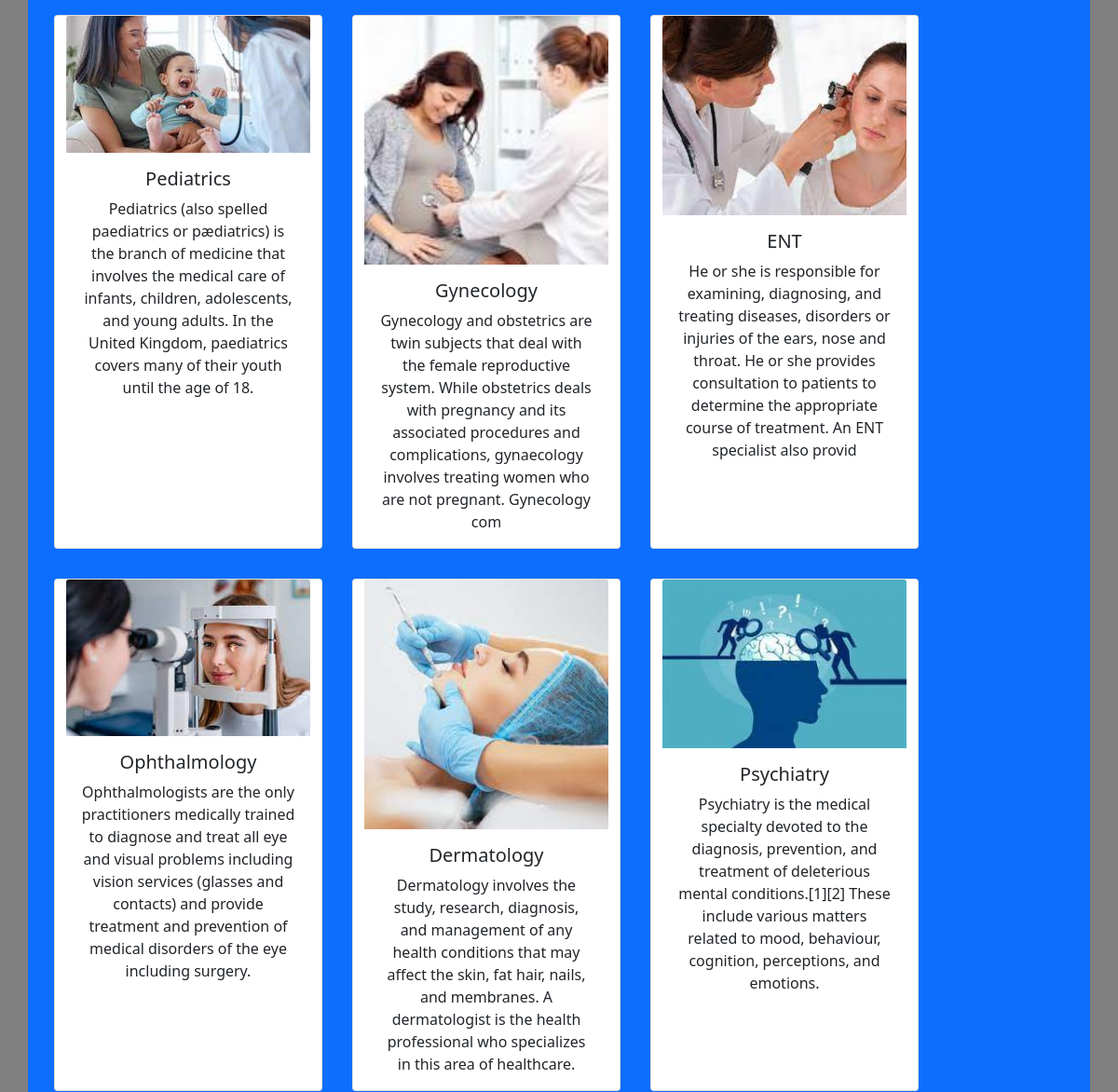
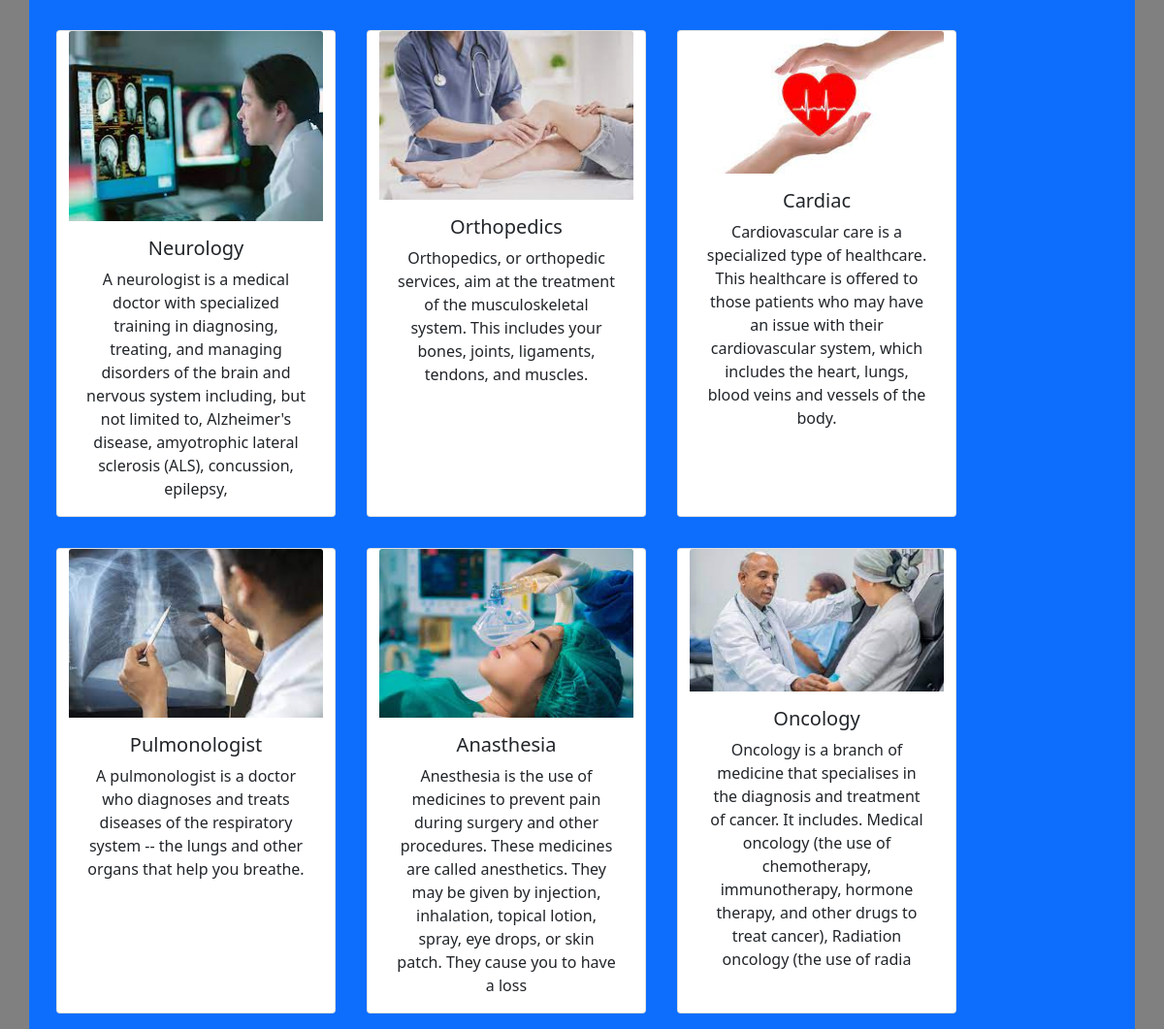
The page /departments on the database its author committed (2 pictures, top to bottom).
### hospitalapp/models.py (models this page shows, shortened)
class Departments(models.Model):
    name=models.CharField(max_length=250)
    desc=models.TextField(max_length=250)
    image=models.ImageField(upload_to='images')

### hospitalapp/views.py (the view)
# urls.py: path('departments', views.departments, name="departments"),
def departments(request):
    dict_dept={
        'dep':Departments.objects.all()
    }
    return render(request,'departments.html',dict_dept)

### templates/departments.html (shortened to what this page needs)
<!DOCTYPE html>
<html lang="en">
<head>
  <link href="https://cdn.jsdelivr.net/npm/bootstrap@5.0.2/dist/css/bootstrap.min.css" rel="stylesheet">
</head>
<body style="background-color:grey;">
<div class="container text-center bg-primary">
    <div class="row mx-auto">
 {% for d in dep %}
<div class="card text-center mx-3 my-3" style="width: 18rem; display:inline-block">
  <img src="{{d.image.url}}" class="card-img-top" alt="...">
  <div class="card-body">
    <h5 class="card-title">{{d.name}}</h5>
    <p class="card-text">{{d.desc}}</p>
  </div>
</div>
{% endfor %}
    </div>
</div>
</body>
</html>

### rows shown on the page
Departments: image (picture), name "Pediatrics", desc "Pediatrics (also spelled paediatrics or pædiatrics) is the branch of medicine that involves the medical care of infants, children, adolescents, and young adults. In the United Kingdom, paediatrics covers many of their youth until the age of 18."
Departments: image (picture), name "Gynecology", desc "Gynecology and obstetrics are twin subjects that deal with the female reproductive system. While obstetrics deals with pregnancy and its associated procedures and complications, gynaecology involves treating women who are not pregnant. Gynecology com"
Departments: image (picture), name "ENT", desc "He or she is responsible for examining, diagnosing, and treating diseases, disorders or injuries of the ears, nose and throat. He or she provides consultation to patients to determine the appropriate course of treatment. An ENT specialist also provid"
Departments: image (picture), name "Ophthalmology", desc "Ophthalmologists are the only practitioners medically trained to diagnose and treat all eye and visual problems including vision services (glasses and contacts) and provide treatment and prevention of medical disorders of the eye including surgery."
Departments: image (picture), name "Dermatology", desc "Dermatology involves the study, research, diagnosis, and management of any health conditions that may affect the skin, fat hair, nails, and membranes. A dermatologist is the health professional who specializes in this area of healthcare."
Departments: image (picture), name "Psychiatry", desc "Psychiatry is the medical specialty devoted to the diagnosis, prevention, and treatment of deleterious mental conditions.[1][2] These include various matters related to mood, behaviour, cognition, perceptions, and emotions."
Departments: image (picture), name "Neurology", desc "A neurologist is a medical doctor with specialized training in diagnosing, treating, and managing disorders of the brain and nervous system including, but not limited to, Alzheimer's disease, amyotrophic lateral sclerosis (ALS), concussion, epilepsy,"
Departments: image (picture), name "Orthopedics", desc "Orthopedics, or orthopedic services, aim at the treatment of the musculoskeletal system. This includes your bones, joints, ligaments, tendons, and muscles."
Departments: image (picture), name "Cardiac", desc "Cardiovascular care is a specialized type of healthcare. This healthcare is offered to those patients who may have an issue with their cardiovascular system, which includes the heart, lungs, blood veins and vessels of the body."
Departments: image (picture), name "Pulmonologist", desc "A pulmonologist is a doctor who diagnoses and treats diseases of the respiratory system -- the lungs and other organs that help you breathe."
Departments: image (picture), name "Anasthesia", desc "Anesthesia is the use of medicines to prevent pain during surgery and other procedures. These medicines are called anesthetics. They may be given by injection, inhalation, topical lotion, spray, eye drops, or skin patch. They cause you to have a loss"
Departments: image (picture), name "Oncology", desc "Oncology is a branch of medicine that specialises in the diagnosis and treatment of cancer. It includes. Medical oncology (the use of chemotherapy, immunotherapy, hormone therapy, and other drugs to treat cancer), Radiation oncology (the use of radia"
